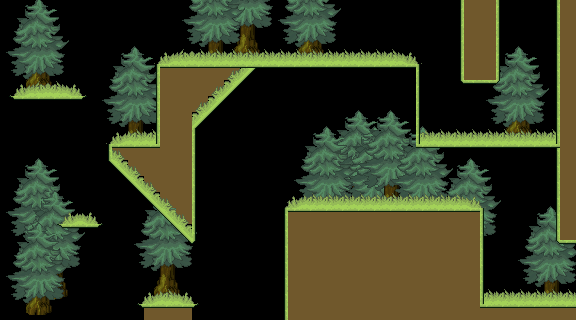

Rendered tile map (Tiled .tmx) drawn with the repository's tilesets; below, a short description and the map source with its tile grids summarised:
An orthogonal 36x20 tile map with 16x16 px tiles, 8 tile layers (Background, Floorground, Floorground trim, Wall, ...), 4 tilesets.

<map version="1.8" tiledversion="1.8.4" orientation="orthogonal" renderorder="right-down" width="36" height="20" tilewidth="16" tileheight="16" infinite="0" nextlayerid="17" nextobjectid="2">
 <tileset firstgid="1" source="../Tiled/Tilesheets/tilesheet-Forest01.tsx" />
 <tileset firstgid="177" source="../Tiled/Tilesheets/tilesheet-Hills01.tsx" />
 <tileset firstgid="241" source="../Tiled/Tilesheets/trees.tsx" />
 <tileset firstgid="245" source="../Tiled/Tilesheets/FORESTSHEET.tsx" />
 <layer id="7" name="Background" width="36" height="20">
  <properties>
   <property name="unity:SortingLayer" value="Background" />
   <property name="unity:SortingOrder" type="int" value="-13" />
  </properties>
  <data>[720 cells, 17 non-empty, 2 distinct tile ids]</data>
 </layer>
 <layer id="8" name="Floorground" width="36" height="20">
  <properties>
   <property name="unity:SortingLayer" value="Environment" />
   <property name="unity:SortingOrder" type="int" value="-12" />
  </properties>
  <data>[720 cells, 149 non-empty, 1 distinct tile ids]</data>
 </layer>
 <layer id="9" name="Floorground trim" width="36" height="20">
  <properties>
   <property name="unity:SortingLayer" value="Environment" />
   <property name="unity:SortingOrder" type="int" value="-11" />
  </properties>
  <data>[720 cells, 77 non-empty, 6 distinct tile ids]</data>
 </layer>
 <layer id="15" name="Wall" width="36" height="20">
  <properties>
   <property name="unity:Layer" value="Wall" />
   <property name="unity:SortingLayer" value="Environment" />
   <property name="unity:SortingOrder" type="int" value="-10" />
  </properties>
  <data>[720 cells, 79 non-empty, 4 distinct tile ids]</data>
 </layer>
 <layer id="1" name="Floor" width="36" height="20">
  <properties>
   <property name="unity:Layer" value="Ground" />
   <property name="unity:SortingLayer" value="Environment" />
   <property name="unity:SortingOrder" type="int" value="-10" />
  </properties>
  <data>[720 cells, 58 non-empty, 4 distinct tile ids]</data>
 </layer>
 <layer id="14" name="Platforms" width="36" height="20">
  <properties>
   <property name="unity:Layer" value="Ground" />
   <property name="unity:SortingLayer" value="Environment" />
   <property name="unity:SortingOrder" type="int" value="-10" />
   <property name="unity:Tag" value="Platform" />
  </properties>
  <data>[720 cells, 10 non-empty, 2 distinct tile ids]</data>
 </layer>
 <layer id="3" name="Decor" width="36" height="20">
  <properties>
   <property name="unity:SortingLayer" value="Environment" />
   <property name="unity:SortingOrder" type="int" value="-8" />
  </properties>
  <data>[720 cells, 0 non-empty, 0 distinct tile ids]</data>
 </layer>
 <layer id="6" name="Extra" width="36" height="20">
  <properties>
   <property name="unity:SortingLayer" value="Environment" />
   <property name="unity:SortingOrder" type="int" value="-6" />
  </properties>
  <data>[720 cells, 0 non-empty, 0 distinct tile ids]</data>
 </layer>
</map>
